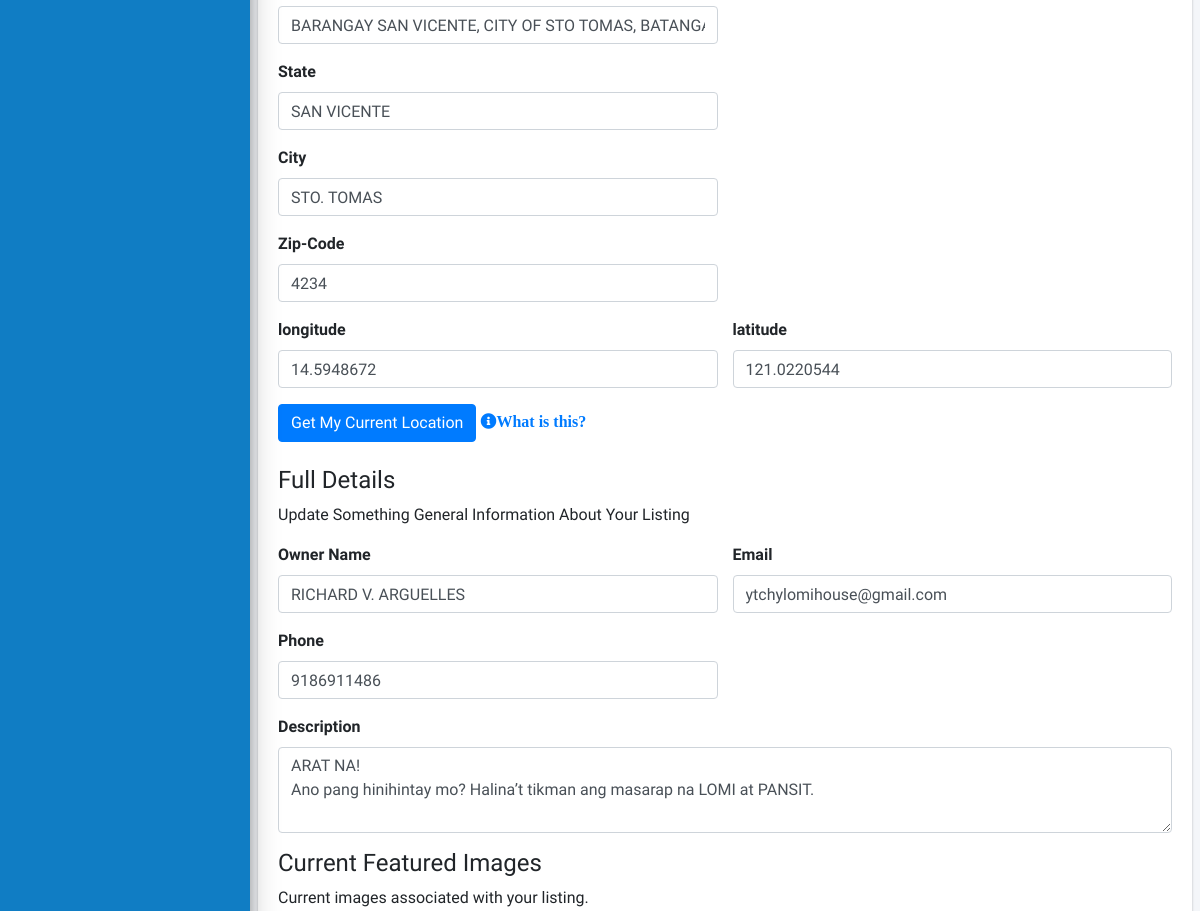
The page /admin/edit_listing.php?editid=3 (signed in, middle part) on the database as committed earlier.
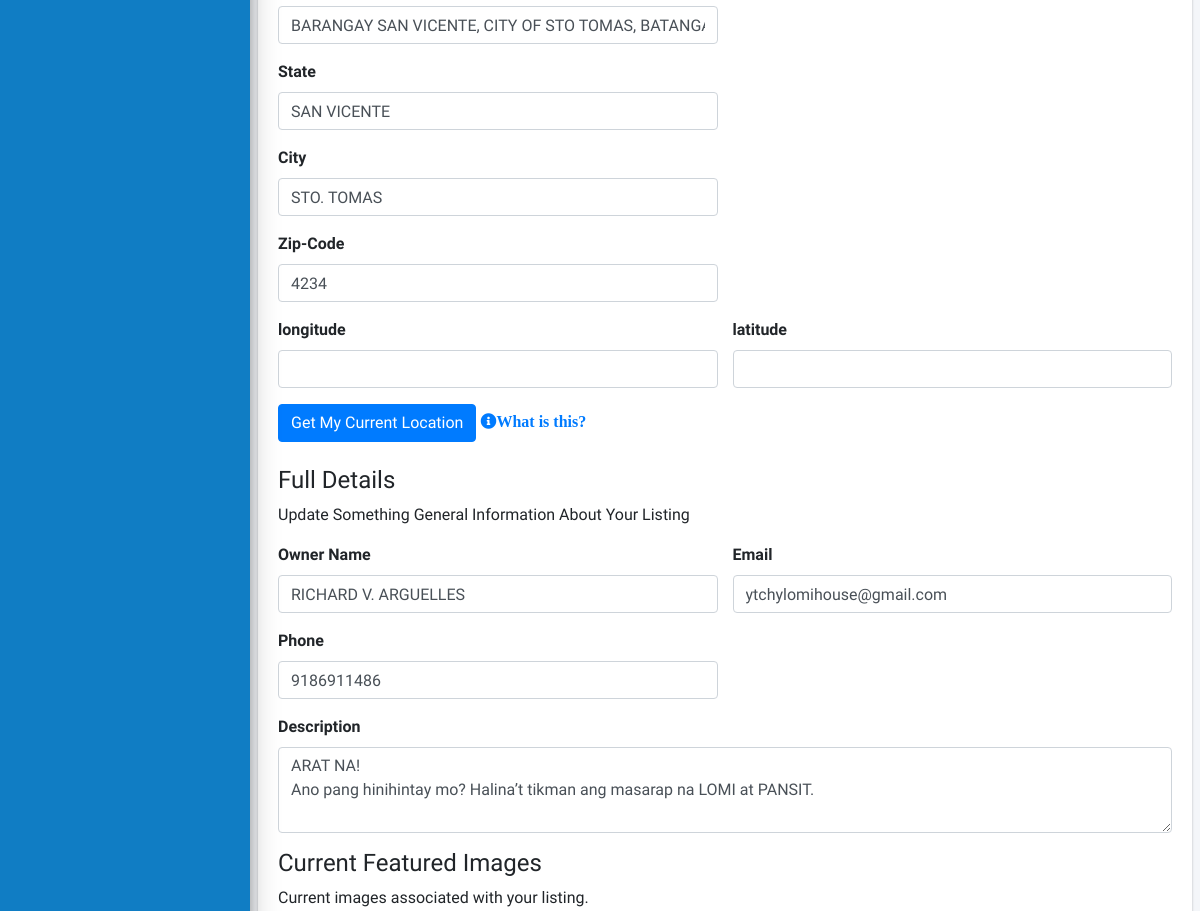
The same page on the database as committed later.
### tables this page shows
CREATE TABLE `tbllisting` (
  `ID` int(10) NOT NULL AUTO_INCREMENT,
  `UserID` int(10) DEFAULT NULL,
  `ListingTitle` varchar(200) DEFAULT NULL,
  `Keyword` varchar(200) DEFAULT NULL,
  `Category` int(10) DEFAULT NULL,
  `Website` varchar(200) DEFAULT NULL,
  `Address` mediumtext DEFAULT NULL,
  `Address_location` text DEFAULT NULL,
  `TemporaryAddress` mediumtext DEFAULT NULL,
  `City` varchar(200) DEFAULT NULL,
  `State` varchar(200) DEFAULT NULL,
  `Country` varchar(200) DEFAULT NULL,
  `Zipcode` int(10) DEFAULT NULL,
  `OwnerName` varchar(200) DEFAULT NULL,
  `Email` varchar(200) DEFAULT NULL,
  `Phone` varchar(20) DEFAULT NULL,
  `CompanyWebsite` varchar(200) DEFAULT NULL,
  `OwnerDesignation` varchar(200) DEFAULT NULL,
  `Company` varchar(200) DEFAULT NULL,
  `FacebookLink` varchar(200) DEFAULT NULL,
  `TweeterLink` varchar(200) DEFAULT NULL,
  `Googlepluslink` varchar(200) DEFAULT NULL,
  `Linkedinlink` varchar(200) DEFAULT NULL,
  `Description` longtext DEFAULT NULL,
  `Logo` text DEFAULT NULL,
  `ListingDate` timestamp NOT NULL DEFAULT current_timestamp() ON UPDATE current_timestamp(),
  `n_name_of_business` varchar(60) DEFAULT NULL,
  `n_name_of_business_owner` varchar(60) DEFAULT NULL,
  `n_name_of_business_address` text DEFAULT NULL,
  `n_line_of_business` varchar(60) DEFAULT NULL,
  `n_email` varchar(50) DEFAULT NULL,
  `n_phone_number` varchar(25) DEFAULT NULL,
  `isDeleted` int(11) DEFAULT 0,
  `longitude` varchar(60) DEFAULT NULL,
  `latitude` varchar(60) DEFAULT NULL,
  PRIMARY KEY (`ID`),
  KEY `userid` (`UserID`),
  KEY `catid` (`Category`),
  CONSTRAINT `catid` FOREIGN KEY (`Category`) REFERENCES `tblcategory` (`ID`) ON DELETE NO ACTION ON UPDATE NO ACTION,
  CONSTRAINT `tbllisting_ibfk_1` FOREIGN KEY (`UserID`) REFERENCES `tbladmin` (`ID`)
);

### admin/edit_listing.php (the view, shortened to what the changed rows need)
<!DOCTYPE html>
<html>
<head>
  <link rel="stylesheet" href="plugins/fontawesome-free/css/all.min.css">
  <link rel="stylesheet" href="plugins/datatables-bs4/css/dataTables.bootstrap4.css">
  <link rel="stylesheet" href="dist/css/adminlte.min.css">
</head>
<body class="hold-transition sidebar-mini">
<div class="wrapper">
  <?php include_once('includes/header.php'); ?>
  <div class="content-wrapper">
    <section class="content">
      <div class="row">
        <div class="col-12">
          <div class="card">
                <div class="card-body">
                      <div class="listing-wrap">
                        <form method="post" enctype="multipart/form-data">
                            <?php
$eid=$_GET['editid'];
$userid=$_SESSION['lssemsaid'];
$sql="SELECT tblcategory.Category as cat,tbllisting.*  from tbllisting inner join tblcategory on tblcategory.ID=tbllisting.Category where tbllisting.ID=:eid and tbllisting.UserID=:userid";
$query = $dbh -> prepare($sql);
$query->bindParam(':eid',$eid,PDO::PARAM_STR);
$query->bindParam(':userid',$userid,PDO::PARAM_STR);
$query->execute();
$results=$query->fetchAll(PDO::FETCH_OBJ);
$cnt=1;
if($query->rowCount() > 0)
{
foreach($results as $row)
{               ?>
                            <div class="row">
                                <div class="col-md-6">
                                    <div class="form-group">
                                        <input type="text" class="form-control add-listing_form" name="add" required="true" value="<?php  echo $row->Address;?>">
                                    </div>
                                    <div class="form-group">
                                        <label>State</label>
                                        <input type="text" class="form-control add-listing_form" name="state" required="true" value="<?php  echo $row->State;?>">
                                    </div>
                                </div>
                                <div class="col-md-6">
                                </div>
                            </div>
                            <div class="row">
                                <div class="col-md-6">
                                    <div class="form-group">
                                        <label>City</label>
                                        <input type="text" class="form-control add-listing_form" name="city" required="true" value="<?php  echo $row->City;?>">
                                    </div>
                                    <div class="form-group">
                                        <label>Zip-Code</label>
                                        <input type="text" class="form-control add-listing_form" name="zipcode" required="true" value="<?php  echo $row->Zipcode;?>">
                                    </div>
                                </div>
                                <div class="col-md-6">
                                </div>
                            </div>
                            <div class="row">
                                <div class="col-md-6">
                                    <div class="form-group">
                                        <label>longitude</label>
                                        <input type="text" class="form-control add-listing_form" name="longitude" id="longitude" value="<?php  echo $row->longitude;?>">
                                    </div>
                                </div>
                                <div class="col-md-6">
                                    <div class="form-group">
                                        <label>latitude</label>
                                        <input type="text" class="form-control add-listing_form" name="latitude" id="latitude" value="<?php  echo $row->latitude;?>">
                                    </div>
                                </div>
                            </div>
                            <div class="row">
                                <div class="col-md-12">
                                    <button type="button" class="btn btn-primary btngetLoc" style="color:white !important">Get My Current Location</button> <i class="fa fa-info-circle text-primary" title="User to get the current longitude and latitude">What is this?</i>
                                </div>
                            </div>
                            <br>
                            <div class="listing-title">
                                <h4>Full Details</h4>
                                <p>Update Something General Information About Your Listing</p>
                            </div>
                            <div class="row">
                                <div class="col-md-6">
                                    <div class="form-group">
                                        <label>Owner Name</label>
                                        <input type="text" class="form-control add-listing_form" name="ownername" required="true" value="<?php  echo $row->OwnerName;?>">
                                    </div>
                                </div>
                                <div class="col-md-6">
                                    <div class="form-group">
                                        <label>Email</label>
                                        <input type="email" class="form-control add-listing_form" name="email" required="true" value="<?php  echo $row->Email;?>">
                                    </div>
                                </div>
                            </div>
                            <div class="row">
                                <div class="col-md-6">
                                    <div class="form-group">
                                        <label>Phone</label>
                                        <input type="text" class="form-control add-listing_form" name="phone" required="true" maxlength="10" pattern="[0-9]+" value="<?php  echo $row->Phone;?>">
                                    </div>
                                </div>
                                <div class="col-md-6">
                                </div>
                            </div>
                            <div class="row">
                                <div class="col-md-12">
                                    <div class="form-group ">
                                        <label for="exampleFormControlTextarea1">Description</label>
                                        <textarea class="form-control add-listing_form" id="exampleFormControlTextarea1" rows="3" name="description" required="true"><?php  echo $row->Description;?></textarea>
                                    </div>
                                </div>
                            </div>
                            <?php $cnt=$cnt+1;}} ?>
                        </form>
                    </div>
                </div>
              </div>
            </div>
          </div>
        </div>
      </div>
</body>
</html>

Rows that differ between the two databases and show on the page:
changed tbllisting "BARANGAY SAN VICENTE, CITY OF STO TOMAS, BATANGAS": longitude "14.5948672" → (not shown); latitude "121.0220544" → (not shown)
